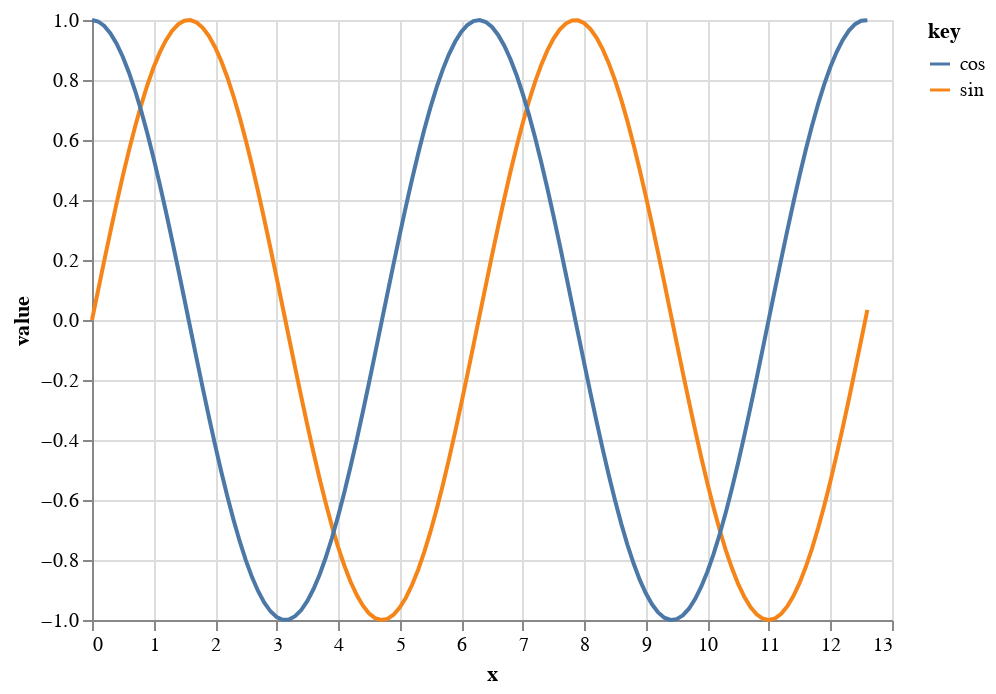

The code cell stored with this chart in its notebook:
### Markdown cell above
# How much do you need to live in Vancouver?

This is for the [UBC Extended Learning data science toolbox course](https://extendedlearning.ubc.ca/courses/data-science-toolbox/fs041).

## Two Math Equations
- Average of Vancouver housing price is:

$$
AverageSoldPrice=1198827
$$


- Example of a complex formula

\begin{equation*}
\frac{1}{\Bigl(\sqrt{\phi \sqrt{5}}-\phi\Bigr) e^{\frac25 \pi}} =
1+\frac{e^{-2\pi}} {1+\frac{e^{-4\pi}} {1+\frac{e^{-6\pi}}
{1+\frac{e^{-8\pi}} {1+\ldots} } } }
\end{equation*}

### Code cell
import altair as alt

source = alt.sequence(start=0, stop=12.7, step=0.1, as_='x')

alt.Chart(source).mark_line().transform_calculate(
    sin='sin(datum.x)',
    cos='cos(datum.x)'
).transform_fold(
    ['sin', 'cos']
).encode(
    x='x:Q',
    y='value:Q',
    color='key:N'
)

### Figure 1 — Vega-Lite specification as saved in the notebook (floating-point values rounded to 4 significant figures)
{"config": {"view": {"continuousWidth": 400, "continuousHeight": 300}}, "data": {"sequence": {"start": 0, "stop": 12.7, "step": 0.1, "as": "x"}}, "mark": "line", "encoding": {"color": {"field": "key", "type": "nominal"}, "x": {"field": "x", "type": "quantitative"}, "y": {"field": "value", "type": "quantitative"}}, "transform": [{"calculate": "sin(datum.x)", "as": "sin"}, {"calculate": "cos(datum.x)", "as": "cos"}, {"fold": ["sin", "cos"]}], "$schema": "https://vega.github.io/schema/vega-lite/v4.17.0.json"}
